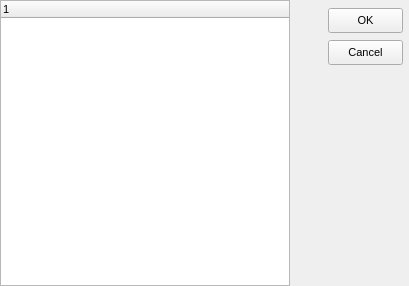
<?xml version="1.0" encoding="UTF-8"?>
<ui version="4.0">
  <class>MDIElementSelect</class>
  <widget class="QWidget" name="MDIElementSelect">
    <property name="geometry">
      <rect>
        <x>0</x>
        <y>0</y>
        <width>409</width>
        <height>286</height>
      </rect>
    </property>
    <property name="windowTitle">
      <string>MDIElementSelect</string>
    </property>
    <property name="font">
      <font>
        <family>MS Sans Serif</family>
        <pointsize>8</pointsize>
      </font>
    </property>
    <!-- vcl-BorderStyle: bsDialog → set windowFlags Qt::Dialog in constructor -->
    <widget class="QTreeWidget" name="LV">
      <property name="geometry">
        <rect>
          <x>0</x>
          <y>0</y>
          <width>290</width>
          <height>286</height>
        </rect>
      </property>
      <!-- vcl-align: alLeft → arrange in a Qt layout manager -->
    </widget>
    <widget class="QPushButton" name="OK">
      <property name="geometry">
        <rect>
          <x>328</x>
          <y>8</y>
          <width>75</width>
          <height>25</height>
        </rect>
      </property>
      <property name="windowTitle">
        <string>OK</string>
      </property>
      <property name="text">
        <string>OK</string>
      </property>
    </widget>
    <widget class="QPushButton" name="btCancel">
      <property name="geometry">
        <rect>
          <x>328</x>
          <y>40</y>
          <width>75</width>
          <height>25</height>
        </rect>
      </property>
      <property name="windowTitle">
        <string>Cancel</string>
      </property>
      <property name="text">
        <string>Cancel</string>
      </property>
    </widget>
  </widget>
  <resources/>
  <connections/>
</ui>
